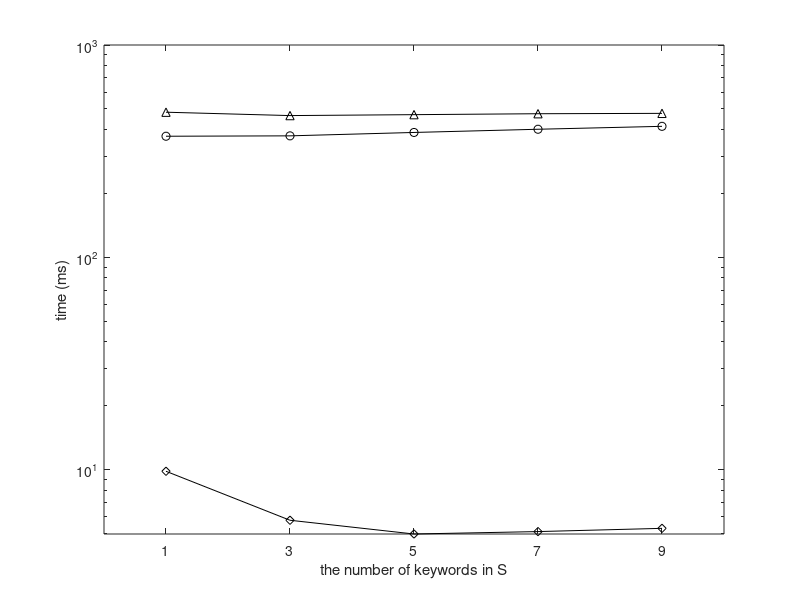

Recreate this plot in MATLAB. (Note: this script raises an error after producing the figure.)
set(gcf,'color',[1, 1, 1]);
set(gcf,'unit','centimeters','position',[10 5 9 7]);

x=[1, 2, 3, 4, 5];
y1 = [482.5870404	465.2540959	469.9608452	474.7165043	476.5985807];
y2 = [371.9140713	373.4897448	387.4871443	401.1804854	414.108865];
y3 = [9.840203983	5.78634287	4.985370357	5.118013852	5.300717578];

p1= semilogy(x, y1, '-k^');
hold on;
p2 = semilogy(x, y2, '-ko');
hold on;
p3 = semilogy(x, y3, '-kd');

xlabel('the number of keywords in S');
ylabel('time (ms)');

axis([0.5 5.5 0.0 1000]);

set(gca, 'xtick', 1:5, 'XTickLabel', {'1','3','5','7','9'});
leg=legend('basic-g-v1','basic-w-v1','SW', 2);
set(leg,'edgecolor','white');

set(gca, 'FontSize', 12);
set(get(gca, 'XLabel'), 'FontSize',12);
set(get(gca, 'YLabel'), 'FontSize',12);
set(findall(gcf,'type','line'),'linewidth',1.5);
set(gca, 'LineWidth', 1.5);
